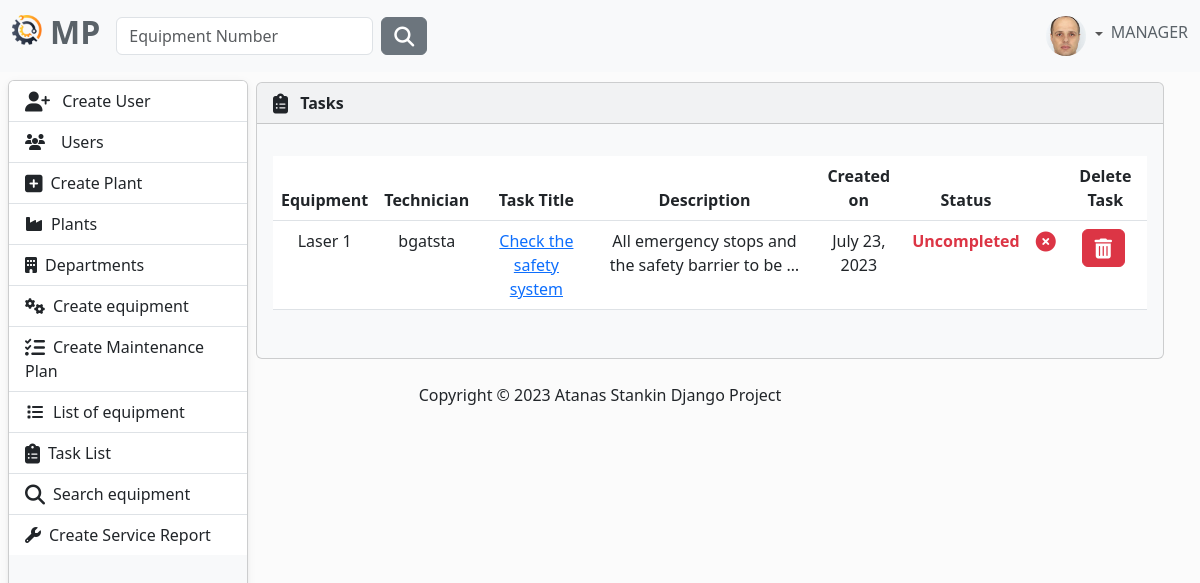
The page /task/all-tasks/ (signed in) on the database its author committed.
### MaintenancePlanner/accounts/models.py (models this page shows, shortened)
class AppUser(AbstractUser, PermissionsMixin):
    username = models.CharField(
        max_length=30,
        validators=[
            MinLengthValidator(4),
        ],
        unique=True,
    )
    first_name = models.CharField(
        max_length=30,
        validators=[
            MinLengthValidator(2),
            user_name_validator,
        ]
    )
    last_name = models.CharField(
        max_length=30,
        validators=[
            MinLengthValidator(2),
            user_name_validator,
        ]
    )
    email = models.EmailField(unique=True)
    class Role(models.TextChoices):
        MANAGER = "MANAGER", 'Manager'
        SUPERVISOR = "SUPERVISOR", 'Supervisor'
        OPERATOR = "OPERATOR", 'Operator'
    role = models.CharField(max_length=50, choices=Role.choices)

class Profile(models.Model):
    user = models.OneToOneField(AppUser, on_delete=models.CASCADE)
    image = models.ImageField(
        default='images/default.jpg',
        null=True,
        blank=True,
        upload_to='images/'
    )

### MaintenancePlanner/task/models.py (models this page shows, shortened)
class Task(models.Model):
    technician = models.ForeignKey(UserModel, on_delete=models.CASCADE)
    equipment = models.ForeignKey(
        to=Equipment,
        on_delete=models.CASCADE,
    )
    title = models.CharField(
        max_length=256,
    )
    description = models.TextField(null=True, blank=True)
    complete = models.BooleanField(default=False)
    created_on = models.DateField(auto_now_add=True)
    class Meta:
        ordering = ['complete']

### MaintenancePlanner/equipment/models.py (models this page shows)
class Equipment(models.Model):
    description = models.CharField(
        max_length=50,
        validators=[equipment_name_validator],
    )
    type = models.CharField(
        max_length=30,
        choices=TYPE_OF_EQUIPMENT
    )
    acquisition_date = models.DateField(
        blank=True,
        null=True,
        verbose_name='Acquisition Date',
    )
    acquisition_value = models.FloatField(
        blank=True,
        null=True,
        verbose_name='Acquisition Value',
    )
    currency_code = models.CharField(
        max_length=10,
        choices=CURRENCY_CHOICES,
        default='EUR',
    )
    year_of_manufacture = models.PositiveIntegerField(
        verbose_name='Year of Manufacture',
        null=True,
        blank=True,
    )
    manufacturer = models.CharField(
        max_length=30,
        blank=True,
        null=True,
    )
    model_number = models.CharField(
        max_length=30,
        blank=True,
        null=True,
        verbose_name='Model Number'
    )
    part_number = models.CharField(
        max_length=30,
        blank=True,
        null=True,
        verbose_name='Manufacturer Part Number',
    )
    serial_number = models.CharField(
        max_length=30,
        blank=True,
        null=True,
        verbose_name='Manufacturer Serial Number',
    )
    plant = models.ForeignKey(
        to=Plant,
        on_delete=models.CASCADE)
    department = models.ForeignKey(
        to=Department,
        on_delete=models.CASCADE)
    def __str__(self):
        return self.description

### MaintenancePlanner/task/views.py (the view)
# urls.py: path('all-tasks/', AllTasksList.as_view(), name='all-tasks'),
class AllTasksList(LoginRequiredMixin, AllowedUsersMixin, ListView):
    allowed_roles = ['MANAGER', 'SUPERVISOR']
    model = Task
    context_object_name = 'tasks'
    template_name = 'all-tasks.html'
    ordering = ['equipment', 'technician']

### MaintenancePlanner/accounts/mixins.py (called while the page is built)
    def dispatch(self, request, *args, **kwargs):
        if request.user.role in self.allowed_roles:
            return super().dispatch(request, *args, **kwargs)
        else:
            return redirect('home-page')

### MaintenancePlanner/task/templates/all-tasks.html (shortened to what this page needs)
{% extends "base.html" %}
{% block content %}
    <div class="row justify-content-center ">
        <div class="col-12 ">
            {% if tasks %}
                <div class="card bg-light ms-1 me-4 mb-4 mt-0">
                    <div class="card-header">
                        <i class="fa-solid fa-clipboard-list fa-lg me-2"></i>
                        <strong>Tasks</strong>
                    </div>
                    <div class="card-body">
                        <p class="card-text">
                        <div class="table-responsive">
                            <table class="table table-hover">
                                <thead class="text-center">
                                <tr>
                                    <th scope="col">Equipment</th>
                                    <th scope="col">Technician</th>
                                    <th scope="col">Task Title</th>
                                    <th scope="col">Description</th>
                                    <th scope="col">Created on</th>
                                    <th scope="col">Status</th>
                                    <th scope="col"></th>
                                    <th scope="col">Delete Task</th>
                                </tr>
                                </thead>
                                <tbody class="text-center">
                                {% for task in  tasks %}
                                    <tr>
                                        <td>
                                            {{ task.equipment }}
                                        </td>
                                        <td>
                                            {{ task.technician }}
                                        </td>
                                        <td>
                                            <a class="link-primary" href="{% url 'update-task' task.id %}">
                                                {{ task.title }}
                                            </a>
                                        </td>
                                        <td>{{ task.description|truncatechars:50 }}</td>
                                        <td>{{ task.created_on }}</td>
                                        <td>{% if task.complete %}
                                            <span class="text-success fw-bold">Completed</span>
                                        {% else %}
                                            <span class="text-danger fw-bold">Uncompleted</span>
                                        {% endif %}</td>
                                        <td>
                                            {% if task.complete %}
                                                <i class="fa-regular fa-circle-check fa-lg fw-bold text-success"></i>
                                            {% else %}
                                                <i class="fa-solid fa-circle-xmark fa-lg fw-bold text-danger"></i>
                                            {% endif %}
                                        </td>
                                        <td>
                                            <button type="button" class="btn btn-danger me-1"
                                                    href="{% url 'delete-task' task.id %}"
                                                    data-bs-toggle="modal"
                                                    data-bs-target="#myModal2{{ task.id }}">
                                                <i class="fa-solid fa-trash-can fa-lg"></i>
                                            </button>
                                        </td>
                                    </tr>
                                {% endfor %}
                                </tbody>
                            </table>
                        </div>
                        </p>
                    </div>
                </div>
            {% endif %}
        </div>
    </div>
{% endblock %}

### templates/partials/navbar.html (shortened to what this page needs)
{% load static %}
<nav class="navbar navbar-expand-lg bg-light fixed-top" data-bs-theme="light">
    <div class="container-fluid">
        <a class="navbar-brand" href="{% url 'home-page' %}">
            <ul class="navbar-nav ms-auto d-flex flex-row">
                <li><img class="logo me-2" src="{% static 'img/logo.png' %}" alt="logo" height="30"></li>
                <li><h2 style="color: #5a6268; font-weight: bold">MP</h2></li>
            </ul>
        </a>
        <div class="collapse navbar-collapse" id="navbarColor01">
            {% if user.is_authenticated %}
                <form class="d-flex" method=POST action="{% url 'search-equipment' %}">
                    <input class="form-control me-sm-2" type="search" placeholder="Equipment Number"
                           name="number">
                    <button class="btn btn-secondary my-2 my-sm-0" type="submit"><i
                            class="fa-solid fa-magnifying-glass fa-lg"></i></button>
                </form>
            {% endif %}
            <ul class="navbar-nav ms-auto d-flex flex-row">
                {% if not request.user.is_authenticated %}
                    <li class="nav-item">
                        <a class="nav-link" href="{% url 'login' %}"><i
                                class="fa-solid fa-right-to-bracket fa-lg me-2"></i>Sig In
                        </a>
                    </li>
                {% else %}
                    <li class="nav-item dropdown d-flex align-items-center">
                        <div class="btn-group dropdown">
                            <a class="nav-link dropdown-toggle" data-bs-toggle="dropdown" href="#" role="button"
                               aria-haspopup="true" aria-expanded="false">
                                {% if user.profile.image %}
                                    <img src="{{ user.profile.image.url }}" class="rounded-circle" height="40"
                                         loading="lazy"/>
                                {% else %}
                                    <img src="{% static 'img/profile-img.png' %}" class="rounded-circle" height="40"
                                         loading="lazy"/>
                                {% endif %}
                            </a>
                        </div>
                        <h6 style="color: #5a6268">{{ request.user.role }}</h6>
                    </li>
                {% endif %}
            </ul>
        </div>
    </div>
</nav>

### static/css/body.css (style rules this page uses)
body { background-color: #fbfbfb; }

### rows shown on the page
AppUser: profile.image (picture), user.role "MANAGER"
Task: equipment "Laser 1", technician "bgatsta", title "Check the safety system", description "All emergency stops and the safety barrier to be …", created_on "July 23, 2023", complete "Uncompleted"
